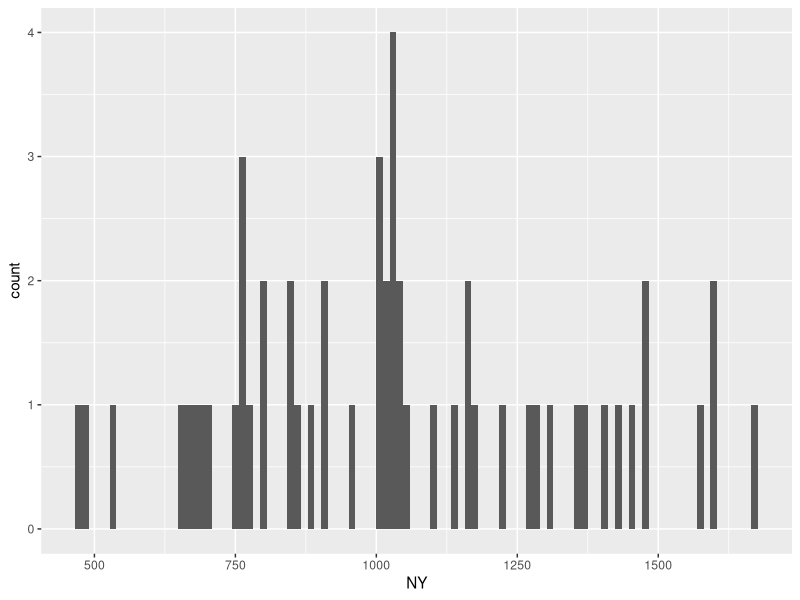
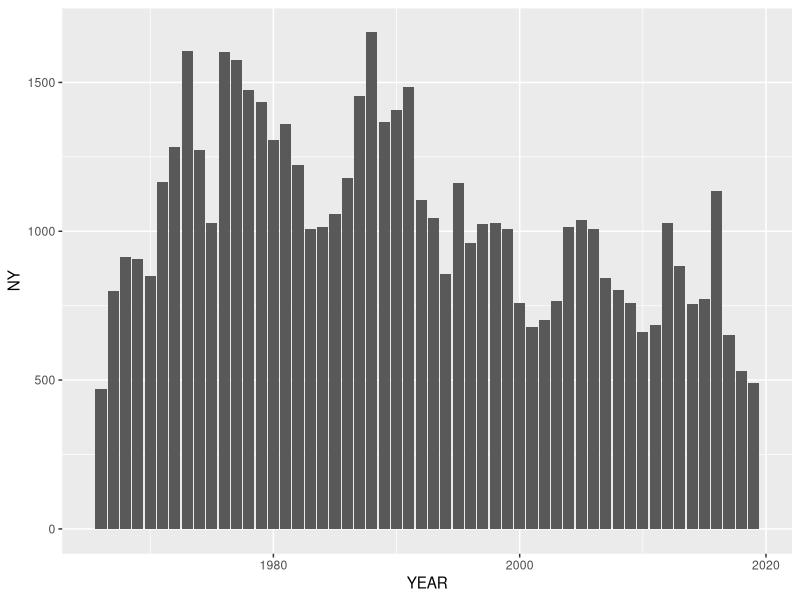
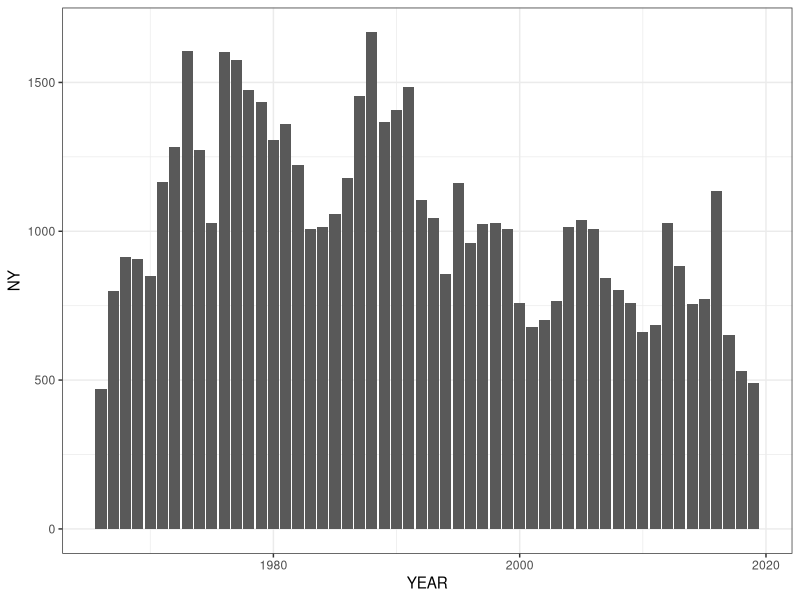
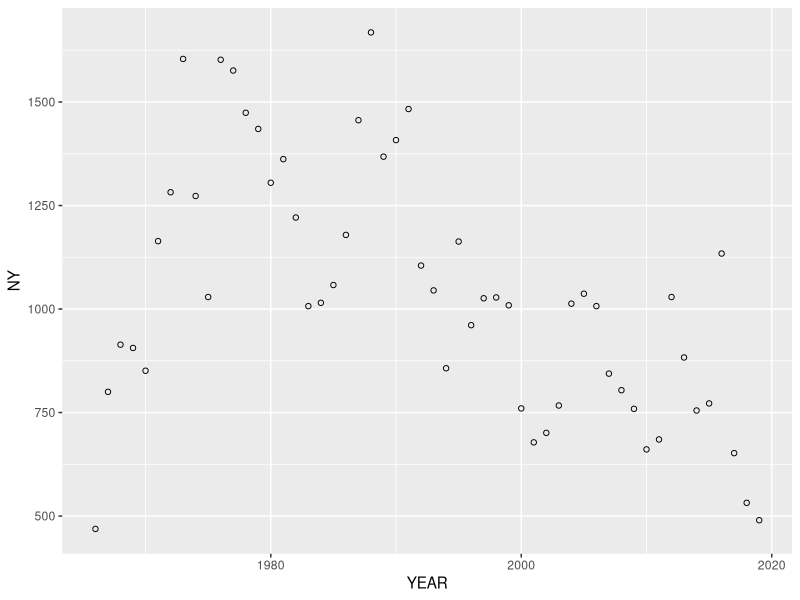
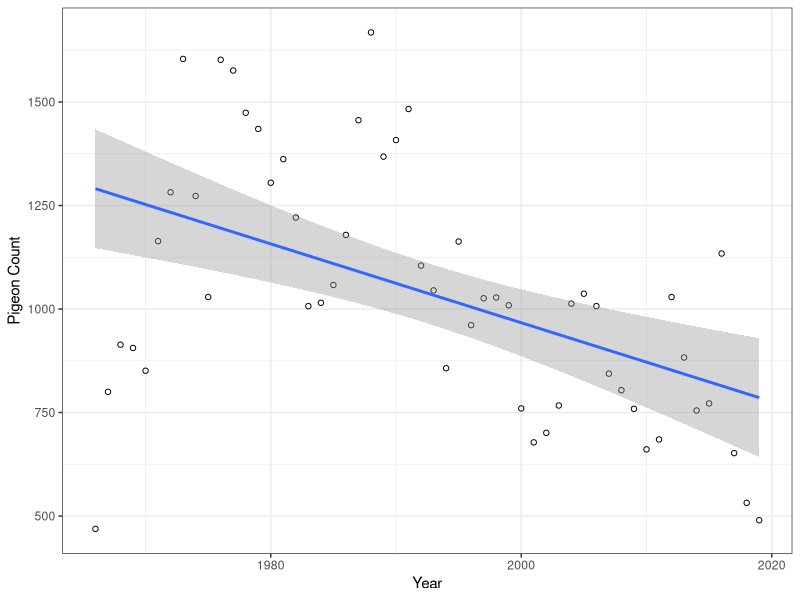

These charts were generated, in order, by the following R code:
getwd()

setwd("./Documents/LHD/Day3/data-visuals")

getwd()

library(tidyverse)
library(ggplot2)
library(plyr)

ny <- read.table("nyc.csv", header=TRUE, sep=",")

# HOW ABOUT A HISTOGRAM?

ggplot(data=ny, aes(x=NY)) +
  geom_histogram(bins = 100)

# BAR CHART TIME INSTEAD

ggplot(ny, aes(x=YEAR, y=NY)) +
  geom_bar(aes(), stat="identity")

ggplot(ny, aes(x=YEAR, y=NY)) +
  geom_bar(aes(), stat="identity") +
  theme_bw()

# Scatter Plot

d <- data.frame(x = ny$YEAR,
                y = ny$NY)

ggplot(ny, aes(x=YEAR, y=NY)) +
  geom_point(shape=1)

# Adding regression line

ggplot(d, aes(x,y)) +
  geom_point(shape = 1) +
  geom_smooth(method = lm) +
  theme_bw() +
  xlab("Year") +
  ylab("Pigeon Count")
